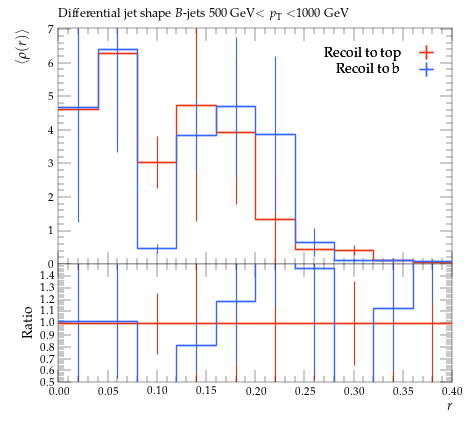

Python code for this plot:
#! /usr/bin/env python

# This Python script was auto-generated using YODA v2.0.2.
# Analysis object: /MC_HFDECAYS/avg_B_jet_rho_500_1000
# Timestamp: 31-07-2026 (13:13:52)

import matplotlib as mpl
import matplotlib.pyplot as plt
mpl.use('Agg') # comment out for interactive use
import os
import numpy as np

plotDir = os.path.split(os.path.realpath(__file__))[0]
if 'YODA_USER_PLOT_PATH' in globals():
    plot_outdir = globals()['YODA_USER_PLOT_PATH']
else:
    plot_outdir = plotDir

#plot style
plt.style.use(os.path.join(plotDir, '../default.mplstyle'))
# plot metadata
figW, figH = plt.rcParams['figure.figsize']
ax_xLabel = r'$r$'
ax_yLabel = r'$\langle\rho(r)\rangle$'
ax_title  = r'Differential jet shape $B$-jets 500 GeV$<p_\mathrm{T}<$1000 GeV'
ax_xScale = 'linear'
ax_yScale = 'linear'
xLims = (0.0, 0.4)
yLims = (0.0, 7.038755900000001)

# TeX-friendly labels for the legend
labels = {
    'legend' : ([ r"Recoil to top", r"Recoil to b" ], r""),
}

# Adjust canvas width and height
canvasW = 10.0
canvasH = 9.0
figW *= canvasW/10.
figH *= canvasH/9.

# Create figure and axis objects
fig, (ax, ratio0_ax) = plt.subplots(2, 1, sharex=True,
                  figsize=(figW,figH), gridspec_kw={'height_ratios': (6.0, 3.0)})

# Set figure margins
plt.subplots_adjust(
    left   = 1.0 * plt.rcParams['figure.subplot.left'],
    right  = 1.0 * plt.rcParams['figure.subplot.right'],
    top    = 1.0 * plt.rcParams['figure.subplot.top'],
    bottom = 1.0 * plt.rcParams['figure.subplot.bottom'])

ratio0_ax.yaxis.set_major_locator(mpl.ticker.MultipleLocator(0.1))
ratio0_ax.set_ylim(0.5, 1.4999)
ratio0_ax.set_ylabel('Ratio')

# the numerical data is stored in a separate file
dataf = dict()
prefix = os.path.split(__file__)[0]
if prefix:    prefix = prefix + '/'
exec(open(prefix+'avg_B_jet_rho_500_1000__data.py').read(), dataf)


legend_handles = dict() # keep track of handles for the legend

# style options for curves
# starts at zorder>=5 to draw curve on top of legend
styles = {
  'recoil_t': {
    'color' : '#EE3311',
    'linestyle' : '-',
    'linewidth' : 1,
    'marker' : 'none',
    'markersize' : 2,
    'capsize' : 0.0,
    'zorder' : 5,
    'histstyle' : 1,
    'drawstyle' : 'steps-pre',
    'xerrorbars' : 1,
    'yerrorbars' : 1,
    'fillcolor' : None,
    'fillopacity' : 1.0,
    'ratio0_linestyle' : '-',
    'ratio0_linewidth' : 1,
    'ratio0_marker' : 'none',
    'ratio0_markersize' : 2,
    'ratio0_capsize' : 0.0,
    'ratio0_zorder' : 5,
    'ratio0_histstyle' : 1,
    'ratio0_drawstyle' : 'steps-pre',
    'ratio0_xerrorbars' : 1,
    'ratio0_yerrorbars' : 1,
  },
  'recoil_b': {
    'color' : '#3366FF',
    'linestyle' : '-',
    'linewidth' : 1,
    'marker' : 'none',
    'markersize' : 2,
    'capsize' : 0.0,
    'zorder' : 6,
    'histstyle' : 1,
    'drawstyle' : 'steps-pre',
    'xerrorbars' : 1,
    'yerrorbars' : 1,
    'fillcolor' : None,
    'fillopacity' : 1.0,
    'ratio0_linestyle' : '-',
    'ratio0_linewidth' : 1,
    'ratio0_marker' : 'none',
    'ratio0_markersize' : 2,
    'ratio0_capsize' : 0.0,
    'ratio0_zorder' : 6,
    'ratio0_histstyle' : 1,
    'ratio0_drawstyle' : 'steps-pre',
    'ratio0_xerrorbars' : 1,
    'ratio0_yerrorbars' : 1,
  },
}

# curve from input yoda files in main panel
for label, yvals in dataf['yvals'].items():
    if all(np.isnan(v) for v in dataf['yvals'][label]):
        continue
    tmp = None
    if styles[label]['histstyle']: # draw as histogram
        xpos = dataf['xedges'][label] if styles[label]['drawstyle'] else dataf['xpoints'][label]
        ypos = np.insert(yvals, 0, yvals[0]) if styles[label]['drawstyle'] else yvals
        if styles[label]['fillcolor']: # fill area below curve
            ax.fill_between(xpos, ypos, step='pre',
                            color=styles[label]['fillcolor'],
                            alpha=styles[label]['fillopacity'])
        tmp, = ax.plot(xpos, ypos,
                       color=styles[label]['color'],
                       linestyle=styles[label]['linestyle'],
                       linewidth=styles[label]['linewidth'],
                       drawstyle=styles[label]['drawstyle'], solid_joinstyle='miter',
                       zorder=styles[label]['zorder'], label=label)
    tmp = ax.errorbar(dataf['xpoints'][label], yvals,
                      xerr=np.array(dataf['xerrs'][label])*styles[label]['xerrorbars'],
                      yerr=np.array(dataf['yerrs'][label])*styles[label]['yerrorbars'],
                      fmt=styles[label]['marker'], capsize=styles[label]['capsize'],
                      markersize=styles[label]['markersize'],
                      ecolor=styles[label]['color'],
                      color=styles[label]['color'], zorder=styles[label]['zorder'])
    tmp[-1][0].set_linestyle(styles[label]['linestyle'])
    tmp[-1][0].set_linewidth(styles[label]['linewidth'])
    if label in dataf['add_legend_handle']:  legend_handles[label] = tmp
    for varLabel in dataf['variation_yvals'].keys():
        if varLabel.startswith(label):
            tmp, = ax.plot(dataf['xedges'][label], dataf['variation_yvals'][varLabel],
                           color=styles[label]['color'],
                           linestyle=styles[label]['linestyle'],
                           linewidth=styles[label]['linewidth'],
                           drawstyle='steps-pre', solid_joinstyle='miter',
                           zorder=styles[label]['zorder'], alpha=0.5)


# plots on ratio panel
# curve from input yoda files in ratio panel
for label, yvals in dataf['ratio0_yvals'].items():
    if all(np.isnan(v) for v in yvals):
        continue
    if styles[label]['ratio0_histstyle']: # plot as histogram
        xpos = dataf['xedges']['recoil_t'] if styles[label]['ratio0_drawstyle'] else dataf['xpoints']['recoil_t']
        ypos = np.insert(yvals, 0, yvals[0]) if styles[label]['ratio0_drawstyle'] else yvals
        ratio0_ax.plot(xpos, ypos,
                       color=styles[label]['color'],
                       linewidth=styles[label]['linewidth'],
                       linestyle=styles[label]['ratio0_linestyle'],
                       drawstyle=styles[label]['ratio0_drawstyle'], zorder=styles[label]['zorder'],
                       solid_joinstyle='miter')
    tmp = ratio0_ax.errorbar(dataf['xpoints']['recoil_t'], yvals,
                             xerr=np.array(dataf['ref_xerrs'])*styles[label]['ratio0_xerrorbars'],
                             yerr=np.array(dataf['ratio0_yerrs'][label])*styles[label]['ratio0_yerrorbars'],
                             fmt=styles[label]['ratio0_marker'], capsize=styles[label]['ratio0_capsize'],
                             markersize=styles[label]['ratio0_markersize'],
                             ecolor=styles[label]['color'],
                             color=styles[label]['color'])
    tmp[-1][0].set_linestyle(styles[label]['ratio0_linestyle'])
    tmp[-1][0].set_linewidth(styles[label]['ratio0_linewidth'])

    for varlabel in dataf['ratio0_variation_vals'].keys():
        if varlabel.startswith(label):
            ratio0_ax.plot(dataf['xedges']['recoil_t'],
                            dataf['ratio0_variation_vals'][varlabel],
                            color=styles[label]['color'],
                            linestyle=styles[label]['linestyle'],
                            linewidth=styles[label]['linewidth'],
                            drawstyle='steps-pre', solid_joinstyle='miter',
                            zorder=1, alpha=0.5)

legend_items = list(legend_handles.values())
ax.add_artist(ax.legend(legend_items,
                        labels['legend'][0],
                        title=labels['legend'][1],
                        alignment='right',
                        loc='upper right',
                        bbox_to_anchor=(1.0, 0.97),markerfirst=False))

# set plot metadata as defined above
ratio0_ax.set_xlabel(ax_xLabel)
ratio0_ax.xaxis.set_label_coords(1., -0.15)
ax.set_ylabel(ax_yLabel, ha='right', va='top')
ax.yaxis.set_label_coords(-0.11, 1.0)
ax.set_title(ax_title, loc='left')
ax.set_xscale(ax_xScale)
ax.set_yscale(ax_yScale)
ax.set_xlim(xLims)
ax.set_ylim(yLims)

# tick formatting
plt.rcParams['xtick.top'] = True
plt.rcParams['ytick.right'] = True
fig.align_ylabels((ax, ratio0_ax))
plt.savefig(os.path.join(plot_outdir, 'avg_B_jet_rho_500_1000.pdf'), format='PDF')
plt.savefig(os.path.join(plot_outdir, 'avg_B_jet_rho_500_1000.png'), format='PNG')

plt.close(fig)
